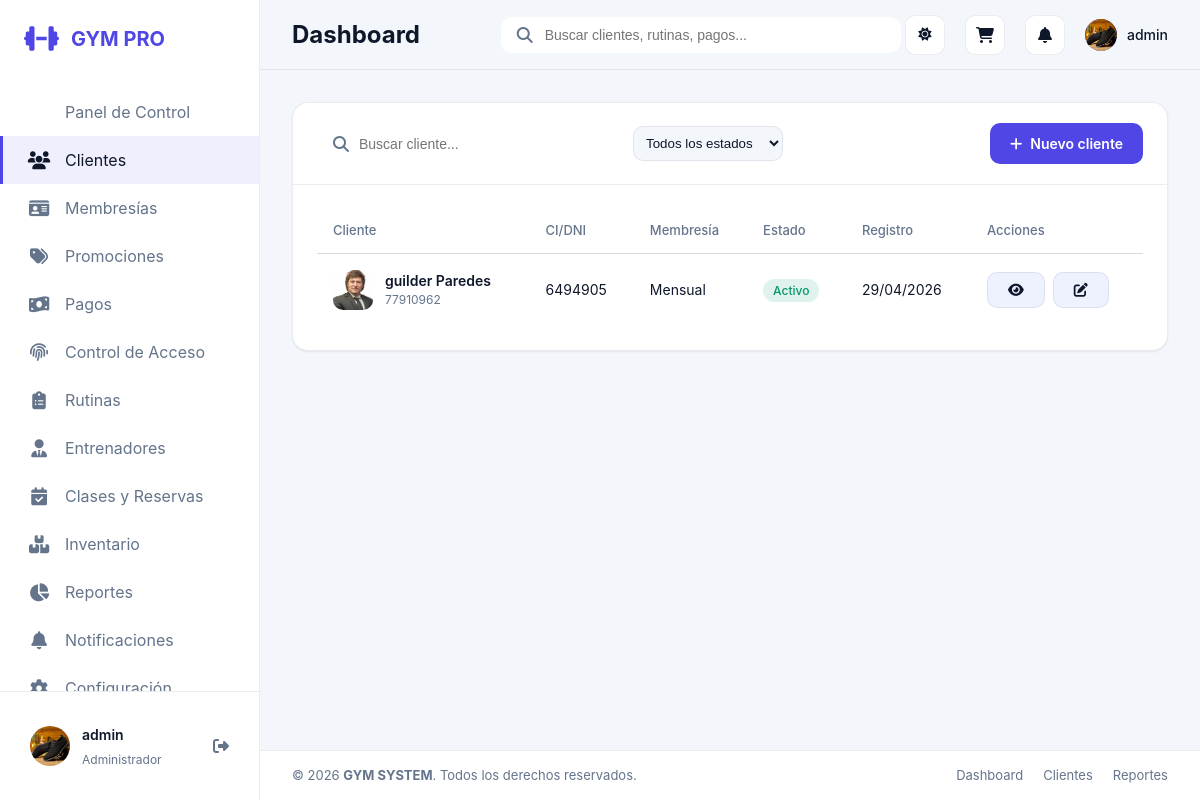
Page /clientes/ (signed in) on the earlier database version.
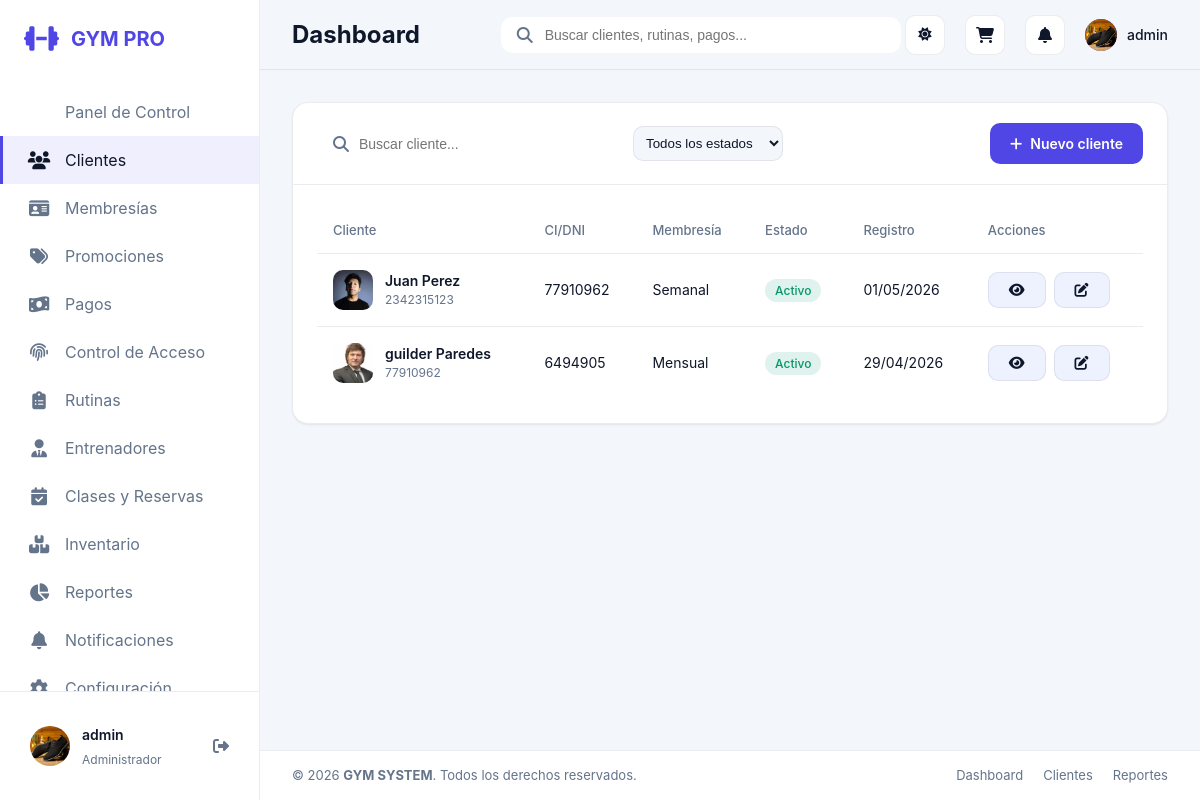
Same page on the later database version.
### apps/clients/models.py (models this page shows, shortened)
class Client(models.Model):
    first_name = models.CharField(max_length=120)
    last_name = models.CharField(max_length=120)
    ci = models.CharField(max_length=40, unique=True)
    phone = models.CharField(max_length=40)
    email = models.EmailField(blank=True)
    profile_photo = models.ImageField(upload_to='clientes/', blank=True, null=True)
    join_date = models.DateField(default=timezone.now)
    is_active = models.BooleanField(default=True)
    height_cm = models.DecimalField(max_digits=5, decimal_places=2, blank=True, null=True)
    weight_kg = models.DecimalField(max_digits=5, decimal_places=2, blank=True, null=True)
    trainer = models.ForeignKey(Trainer, on_delete=models.SET_NULL, blank=True, null=True, related_name='clients')
    notes = models.TextField(blank=True)
    @property
    def full_name(self):
        return f'{self.first_name} {self.last_name}'

### apps/memberships/models.py (models this page shows, shortened)
class Membership(models.Model):
    client = models.ForeignKey(Client, on_delete=models.CASCADE, related_name='memberships')
    plan = models.ForeignKey(MembershipPlan, on_delete=models.PROTECT)
    start_date = models.DateField(default=timezone.now)
    end_date = models.DateField()
    active = models.BooleanField(default=True)
    created_at = models.DateTimeField(auto_now_add=True)

class MembershipPlan(models.Model):
    name = models.CharField(max_length=120)
    duration_days = models.PositiveIntegerField(default=30)
    price = models.DecimalField(max_digits=10, decimal_places=2)
    description = models.TextField(blank=True)
    active = models.BooleanField(default=True)

### apps/clients/views.py (the view)
# urls.py: path('', views.client_list, name='client_list'),
@role_required(UserProfile.ROLE_ADMIN, UserProfile.ROLE_RECEPTION, UserProfile.ROLE_TRAINER)
def client_list(request):
    search_query = request.GET.get('q', '')
    status_filter = request.GET.get('status', 'todos')
    clients = _get_role_scoped_clients(request).order_by('-join_date')
    if search_query:
        clients = clients.filter(
            models.Q(first_name__icontains=search_query) |
            models.Q(last_name__icontains=search_query) |
            models.Q(ci__icontains=search_query)
        )
    if status_filter == 'activos':
        clients = clients.filter(is_active=True)
    elif status_filter == 'inactivos':
        clients = clients.filter(is_active=False)
    context = {
        'clients': clients,
        'search_query': search_query,
        'status_filter': status_filter
    }
    return render(request, 'clients/client_list.html', context)

### apps/clients/views.py (called while the page is built)
def _get_role_scoped_clients(request):
    role = get_user_role(request.user)
    clients = Client.objects.all()
    if role == UserProfile.ROLE_TRAINER:
        trainer = get_linked_trainer(request.user)
        clients = clients.filter(trainer=trainer)
    elif role == UserProfile.ROLE_CLIENT:
        client = get_linked_client(request.user)
        clients = clients.filter(id=client.id if client else None)
    return clients

### apps/core/models.py (called while the page is built)
    @property
    def role_label(self):
        return self.get_role_display()

### apps/core/permissions.py (called while the page is built)
def get_user_profile(user):
    if not user or not user.is_authenticated:
        return None
    default_role = UserProfile.ROLE_ADMIN if user.is_superuser else UserProfile.ROLE_RECEPTION
    profile, _ = UserProfile.objects.get_or_create(
        user=user,
        defaults={'role': default_role},
    )
    if user.is_superuser and profile.role != UserProfile.ROLE_ADMIN:
        profile.role = UserProfile.ROLE_ADMIN
        profile.save(update_fields=['role'])
    return profile

def get_role_label(role):
    return ROLE_LABELS.get(role, 'Sin rol')

def get_linked_client(user):
    profile = get_user_profile(user)
    return profile.client if profile else None

### templates/clients/client_list.html (shortened to what the changed rows need)
{% extends 'base.html' %}
{% block content %}
<div class="card">
    <div class="card-body">
        <div class="table-container">
            <table>
                <thead>
                    <tr>
                        <th>Cliente</th>
                        <th>CI/DNI</th>
                        <th>Membresía</th>
                        <th>Estado</th>
                        <th>Registro</th>
                        <th>Acciones</th>
                    </tr>
                </thead>
                <tbody>
                    {% for client in clients %}
                    <tr>
                        <td>
                            <div style="display: flex; align-items: center; gap: 12px;">
                                {% if client.profile_photo %}
                                <img src="{{ client.profile_photo.url }}" style="width: 40px; height: 40px; border-radius: 10px; object-fit: cover;">
                                {% else %}
                                <img src="https://ui-avatars.com/api/?name={{ client.full_name }}&background=6366f1&color=fff" style="width: 40px; height: 40px; border-radius: 10px;">
                                {% endif %}
                                <div>
                                    <div style="font-weight: 600;">{{ client.full_name }}</div>
                                    <div style="font-size: 12px; color: var(--text-muted);">{{ client.phone }}</div>
                                </div>
                            </div>
                        </td>
                        <td>{{ client.ci }}</td>
                        <td>
                            {% with active_membership=client.memberships.first %}
                                {% if active_membership %}
                                    {{ active_membership.plan.name }}
                                {% else %}
                                    <span style="color: var(--text-muted);">Sin plan</span>
                                {% endif %}
                            {% endwith %}
                        </td>
                        <td>
                            {% if client.is_active %}
                            <span class="badge-status status-active">Activo</span>
                            {% else %}
                            <span class="badge-status status-expired">Inactivo</span>
                            {% endif %}
                        </td>
                        <td>{{ client.join_date|date:"d/m/Y" }}</td>
                        <td>
                            <div style="display: flex; gap: 8px;">
                                <a href="{% url 'client_detail' client.id %}" class="btn btn-secondary btn-sm" title="Ver perfil">
                                    <i class="fas fa-eye"></i>
                                </a>
                                <a href="{% url 'client_edit' client.id %}" class="btn btn-secondary btn-sm" title="Editar">
                                    <i class="fas fa-edit"></i>
                                </a>
                            </div>
                        </td>
                    </tr>
                    {% endfor %}
                </tbody>
            </table>
        </div>
    </div>
</div>
{% endblock %}

Differences in the rows shown:
added Client: profile_photo (picture), full_name "Juan Perez", phone "2342315123", ci "77910962", memberships.first.plan.name "Semanal", is_active "Activo", join_date "01/05/2026"
